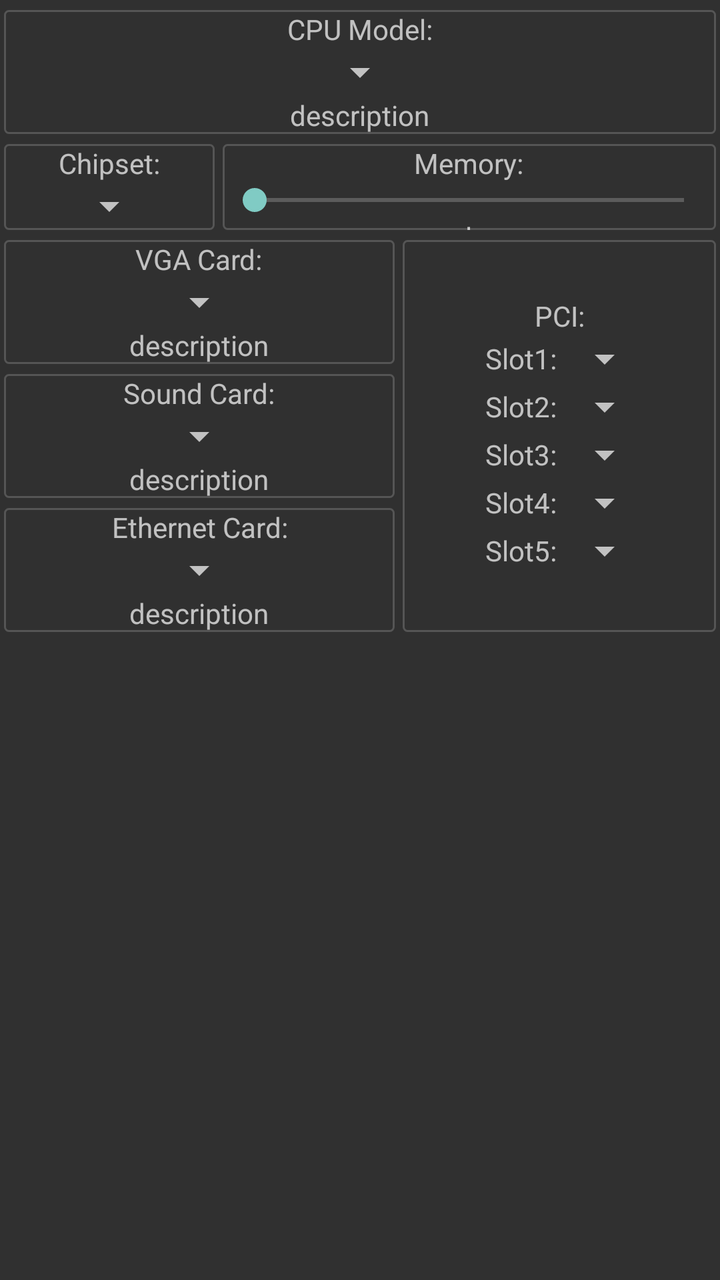
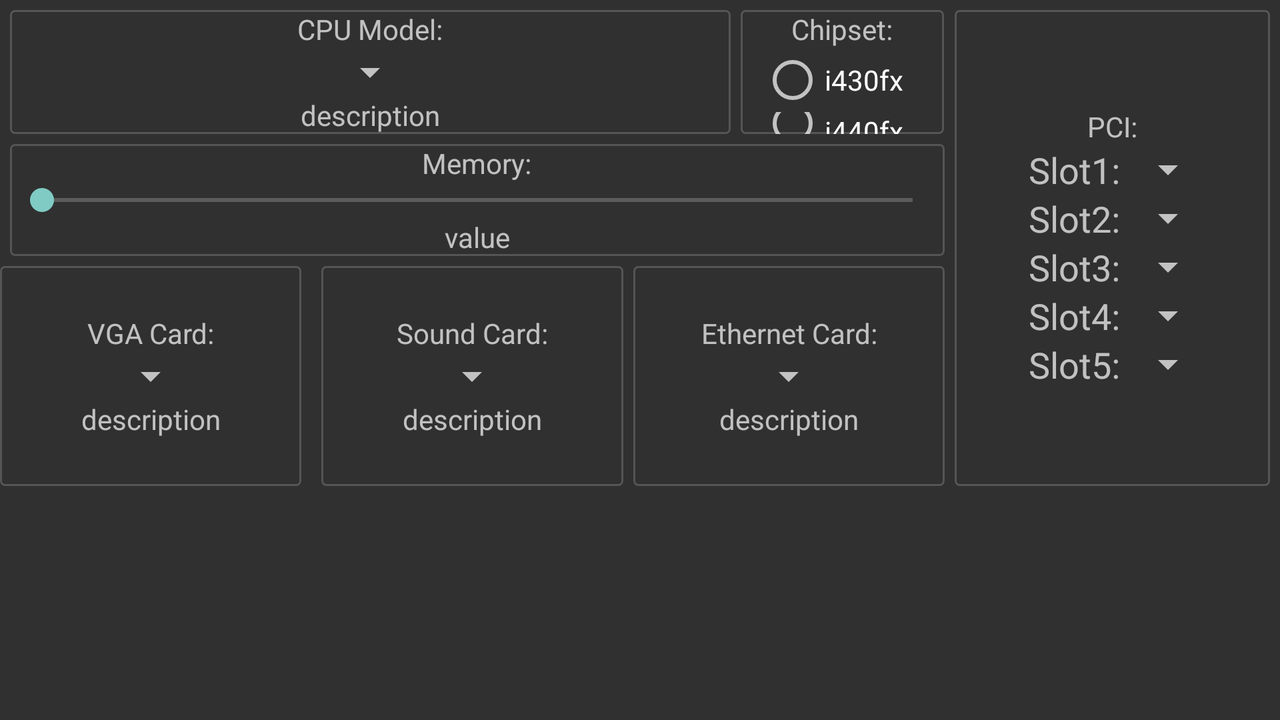

Two renders of one Android screen. The first uses the default layout on a phone; the second uses the alternative layout the repository ships for a different screen configuration, on a matching device. The two XML files are below.
<!-- AndroidManifest.xml: application theme AppTheme -->
<!-- res/layout/fragment_hardware.xml -->
<?xml version="1.0" encoding="utf-8"?>

<ScrollView xmlns:android="http://schemas.android.com/apk/res/android"
    android:layout_width="fill_parent"
    android:layout_height="fill_parent"
    android:gravity="center_horizontal"
    android:orientation="vertical">

    <LinearLayout
        android:layout_width="fill_parent"
        android:layout_height="wrap_content"
        android:gravity="center_horizontal"
        android:orientation="vertical">

        <LinearLayout
            android:id="@+id/cpuLayout"
            android:layout_width="match_parent"
            android:layout_height="wrap_content"
            android:layout_marginTop="5dp"
            android:layout_marginLeft="2dp"
            android:layout_marginRight="2dp"
            android:background="@drawable/my_border"
            android:gravity="center_vertical|center_horizontal"
            android:orientation="vertical">

            <TextView
                android:layout_width="wrap_content"
                android:layout_height="wrap_content"
                android:text="@string/cpu_model"
                android:textAppearance="?android:attr/textAppearanceSmall" />

            <Spinner
                android:id="@+id/hardwareSpinnerCpuModel"
                android:layout_width="wrap_content"
                android:layout_height="wrap_content"
                android:gravity="center_horizontal"
                android:padding="0dp" />

            <TextView
                android:id="@+id/hardwareTextViewCpuDesc"
                android:layout_width="wrap_content"
                android:layout_height="wrap_content"
                android:layout_marginLeft="5dp"
                android:layout_marginRight="5dp"
                android:text="@string/description" />

        </LinearLayout>

        <LinearLayout
            android:layout_width="match_parent"
            android:layout_height="wrap_content"
            android:layout_marginTop="5dp"
            android:weightSum="1.0"
            android:gravity="center_vertical|center_horizontal"
            android:orientation="horizontal">

            <LinearLayout
                android:id="@+id/chipsetLayout"
                android:layout_width="0dp"
                android:layout_height="wrap_content"
                android:layout_weight="0.30"
                android:layout_marginLeft="2dp"
                android:layout_marginRight="2dp"
                android:background="@drawable/my_border"
                android:gravity="center_vertical|center_horizontal"
                android:orientation="vertical">

                <TextView
                    android:layout_width="wrap_content"
                    android:layout_height="wrap_content"
                    android:text="@string/chipset" />

                <Spinner
                    android:id="@+id/hardwareSpinnerChipset"
                    android:layout_width="wrap_content"
                    android:layout_height="wrap_content"
                    android:padding="0dp" />

            </LinearLayout>

            <LinearLayout
                android:id="@+id/memoryLayout"
                android:layout_width="0dp"
                android:layout_height="match_parent"
                android:layout_weight="0.70"
                android:layout_marginLeft="2dp"
                android:layout_marginRight="2dp"
                android:background="@drawable/my_border"
                android:gravity="center"
                android:orientation="vertical">

                <TextView
                    android:layout_width="wrap_content"
                    android:layout_height="wrap_content"
                    android:text="@string/memory" />

                <SeekBar
                    android:id="@+id/hardwareSeekBarMemory"
                    android:layout_width="match_parent"
                    android:layout_height="wrap_content"
                    android:max="127" />

                <TextView
                    android:id="@+id/hardwareTextViewMemory"
                    android:layout_width="wrap_content"
                    android:layout_height="wrap_content"
                    android:text="@string/value" />

            </LinearLayout>

        </LinearLayout>

        <LinearLayout
            android:layout_width="match_parent"
            android:layout_height="wrap_content"
            android:layout_marginTop="5dp"
            android:weightSum="1.0"
            android:orientation="horizontal"
            android:baselineAligned="false">

            <LinearLayout
                android:layout_width="0dp"
                android:layout_height="wrap_content"
                android:layout_weight="0.56"
                android:gravity="center"
                android:orientation="vertical">

                <LinearLayout
                    android:id="@+id/vgaLayout"
                    android:layout_width="match_parent"
                    android:layout_height="wrap_content"
                    android:layout_marginLeft="2dp"
                    android:layout_marginRight="2dp"
                    android:background="@drawable/my_border"
                    android:gravity="center"
                    android:orientation="vertical">

                    <TextView
                        android:layout_width="wrap_content"
                        android:layout_height="wrap_content"
                        android:gravity="center_horizontal"
                        android:text="@string/vga_card" />

                    <Spinner
                        android:id="@+id/hardwareSpinnerVga"
                        android:layout_width="wrap_content"
                        android:layout_height="wrap_content"
                        android:padding="0dp" />

                    <TextView
                        android:id="@+id/hardwareTextViewVgaDesc"
                        android:layout_width="wrap_content"
                        android:layout_height="wrap_content"
                        android:gravity="center"
                        android:text="@string/description" />

                </LinearLayout>

                <LinearLayout
                    android:id="@+id/soundLayout"
                    android:layout_width="match_parent"
                    android:layout_height="wrap_content"
                    android:layout_marginLeft="2dp"
                    android:layout_marginRight="2dp"
                    android:layout_marginTop="5dp"
                    android:background="@drawable/my_border"
                    android:gravity="center"
                    android:orientation="vertical">

                    <TextView
                        android:layout_width="wrap_content"
                        android:layout_height="wrap_content"
                        android:gravity="center_horizontal"
                        android:text="@string/sound_card" />

                    <Spinner
                        android:id="@+id/hardwareSpinnerSound"
                        android:layout_width="wrap_content"
                        android:layout_height="wrap_content"
                        android:padding="0dp" />

                    <TextView
                        android:id="@+id/hardwareTextViewSoundDesc"
                        android:layout_width="wrap_content"
                        android:layout_height="wrap_content"
                        android:gravity="center_horizontal"
                        android:text="@string/description" />

                </LinearLayout>

                <LinearLayout
                    android:id="@+id/ethernetLayout"
                    android:layout_width="match_parent"
                    android:layout_height="wrap_content"
                    android:layout_marginLeft="2dp"
                    android:layout_marginRight="2dp"
                    android:layout_marginTop="5dp"
                    android:background="@drawable/my_border"
                    android:gravity="center"
                    android:orientation="vertical">

                    <TextView
                        android:layout_width="wrap_content"
                        android:layout_height="wrap_content"
                        android:gravity="center_horizontal"
                        android:text="@string/ethernet_card" />

                    <Spinner
                        android:id="@+id/hardwareSpinnerEthernet"
                        android:layout_width="wrap_content"
                        android:layout_height="wrap_content"
                        android:padding="0dp" />

                    <TextView
                        android:id="@+id/hardwareTextViewEthernetDesc"
                        android:layout_width="wrap_content"
                        android:layout_height="wrap_content"
                        android:gravity="center_horizontal"
                        android:text="@string/description"
                        android:textAppearance="?android:attr/textAppearanceSmall" />

                </LinearLayout>

            </LinearLayout>

            <LinearLayout
                android:id="@+id/pciLayout"
                android:layout_width="0dp"
                android:layout_height="match_parent"
                android:layout_weight="0.44"
                android:layout_marginLeft="2dp"
                android:layout_marginRight="2dp"
                android:background="@drawable/my_border"
                android:gravity="center_vertical|center_horizontal"
                android:orientation="vertical">

                <TextView
                    android:layout_width="match_parent"
                    android:layout_height="wrap_content"
                    android:gravity="center_horizontal"
                    android:text="@string/pci" />

                <LinearLayout
                    android:layout_width="wrap_content"
                    android:layout_height="wrap_content"
                    android:layout_marginStart="5dp"
                    android:gravity="center_vertical"
                    android:orientation="horizontal">

                    <TextView
                        android:layout_width="wrap_content"
                        android:layout_height="wrap_content"
                        android:text="@string/slot1"
                        android:textAppearance="?android:attr/textAppearanceSmall" />

                    <Spinner
                        android:id="@+id/hardwareSpinnerSlot1"
                        android:layout_width="match_parent"
                        android:layout_height="wrap_content"
                        android:padding="0dp" />

                </LinearLayout>

                <LinearLayout
                    android:layout_width="wrap_content"
                    android:layout_height="wrap_content"
                    android:layout_marginStart="5dp"
                    android:gravity="center_vertical"
                    android:orientation="horizontal">

                    <TextView
                        android:layout_width="wrap_content"
                        android:layout_height="wrap_content"
                        android:text="@string/slot2"
                        android:textAppearance="?android:attr/textAppearanceSmall" />

                    <Spinner
                        android:id="@+id/hardwareSpinnerSlot2"
                        android:layout_width="wrap_content"
                        android:layout_height="wrap_content"
                        android:padding="0dp" />

                </LinearLayout>

                <LinearLayout
                    android:layout_width="wrap_content"
                    android:layout_height="wrap_content"
                    android:layout_marginStart="5dp"
                    android:gravity="center_vertical"
                    android:orientation="horizontal">

                    <TextView
                        android:layout_width="wrap_content"
                        android:layout_height="wrap_content"
                        android:text="@string/slot3"
                        android:textAppearance="?android:attr/textAppearanceSmall" />

                    <Spinner
                        android:id="@+id/hardwareSpinnerSlot3"
                        android:layout_width="wrap_content"
                        android:layout_height="wrap_content"
                        android:padding="0dp" />

                </LinearLayout>

                <LinearLayout
                    android:layout_width="wrap_content"
                    android:layout_height="wrap_content"
                    android:layout_marginStart="5dp"
                    android:gravity="center_vertical"
                    android:orientation="horizontal">

                    <TextView
                        android:layout_width="wrap_content"
                        android:layout_height="wrap_content"
                        android:text="@string/slot4"
                        android:textAppearance="?android:attr/textAppearanceSmall" />

                    <Spinner
                        android:id="@+id/hardwareSpinnerSlot4"
                        android:layout_width="wrap_content"
                        android:layout_height="wrap_content"
                        android:padding="0dp" />

                </LinearLayout>

                <LinearLayout
                    android:layout_width="wrap_content"
                    android:layout_height="wrap_content"
                    android:layout_marginStart="5dp"
                    android:gravity="center_vertical"
                    android:orientation="horizontal">

                    <TextView
                        android:layout_width="wrap_content"
                        android:layout_height="wrap_content"
                        android:text="@string/slot5"
                        android:textAppearance="?android:attr/textAppearanceSmall" />

                    <Spinner
                        android:id="@+id/hardwareSpinnerSlot5"
                        android:layout_width="wrap_content"
                        android:layout_height="wrap_content"
                        android:padding="0dp" />

                </LinearLayout>

            </LinearLayout>

        </LinearLayout>

    </LinearLayout>

</ScrollView>
<!-- resources referenced by this layout -->
<resources>
  <!-- drawable my_border (drawable-xxhdpi) -->
  <?xml version="1.0" encoding="utf-8"?>
  <shape xmlns:android="http://schemas.android.com/apk/res/android"
      android:shape="rectangle" >
  
      
      <stroke
          android:width="1dp"
          android:color="#555555" >
      </stroke>
  
      
      <corners
          android:radius="2dp"   >
      </corners>
  
  </shape>
  <string name="chipset">Chipset:</string>
  <string name="cpu_model">CPU Model:</string>
  <string name="description">description</string>
  <string name="ethernet_card">Ethernet Card:</string>
  <string name="memory">Memory:</string>
  <string name="pci">PCI:</string>
  <string name="slot1">Slot1:</string>
  <string name="slot2">Slot2:</string>
  <string name="slot3">Slot3:</string>
  <string name="slot4">Slot4:</string>
  <string name="slot5">Slot5:</string>
  <string name="sound_card">Sound Card:</string>
  <string name="value">value</string>
  <string name="vga_card">VGA Card:</string>
  <style name="AppTheme" parent="@style/Theme.AppCompat.NoActionBar">
  	</style>
</resources>
<!-- res/layout-land/fragment_hardware.xml (the repository's variant of the layout above) -->
<!-- drawn on the phone turned sideways -->
<?xml version="1.0" encoding="utf-8"?>
<ScrollView xmlns:android="http://schemas.android.com/apk/res/android"
    android:layout_width="fill_parent"
    android:layout_height="fill_parent"
    android:gravity="center_horizontal"
    android:orientation="vertical">

    <LinearLayout
        android:layout_width="match_parent"
        android:layout_height="wrap_content"
        android:weightSum="1.0"
        android:orientation="horizontal">

        <LinearLayout
            android:layout_width="0dp"
            android:layout_height="wrap_content"
            android:layout_weight="0.75"
            android:orientation="vertical">

            <LinearLayout
                android:layout_width="match_parent"
                android:layout_height="wrap_content"
                android:weightSum="1.0"
                android:orientation="horizontal">

                <LinearLayout
                    android:id="@+id/cpuLayout"
                    android:layout_width="0dp"
                    android:layout_height="wrap_content"
                    android:layout_weight="0.78"
                    android:layout_marginStart="5dp"
                    android:layout_marginTop="5dp"
                    android:background="@drawable/my_border"
                    android:gravity="center_vertical|center_horizontal"
                    android:orientation="vertical">

                    <TextView
                        android:layout_width="wrap_content"
                        android:layout_height="wrap_content"
                        android:text="@string/cpu_model"
                        android:textAppearance="?android:attr/textAppearanceSmall" />

                    <Spinner
                        android:id="@+id/hardwareSpinnerCpuModel"
                        android:layout_width="wrap_content"
                        android:layout_height="wrap_content"
                        android:gravity="center_horizontal"
                        android:padding="0dp" />

                    <TextView
                        android:id="@+id/hardwareTextViewCpuDesc"
                        android:layout_width="wrap_content"
                        android:layout_height="wrap_content"
                        android:layout_marginLeft="5dp"
                        android:layout_marginRight="5dp"
                        android:text="@string/description" />

                </LinearLayout>

                <RadioGroup
                    android:id="@+id/chipsetLayout"
                    android:layout_width="0dp"
                    android:layout_height="match_parent"
                    android:layout_weight="0.22"
                    android:layout_marginStart="5dp"
                    android:layout_marginTop="5dp"
                    android:background="@drawable/my_border"
                    android:gravity="center_vertical|center_horizontal"
                    android:orientation="vertical">

                    <TextView
                        android:layout_width="wrap_content"
                        android:layout_height="wrap_content"
                        android:text="@string/chipset" />

                    <RadioButton
                        android:id="@+id/hardwareRadioButtonI430fx"
                        android:layout_width="wrap_content"
                        android:layout_height="wrap_content"
                        android:layout_marginEnd="5dp"
                        android:text="@string/i430fx" />

                    <RadioButton
                        android:id="@+id/hardwareRadioButtonI440fx"
                        android:layout_width="wrap_content"
                        android:layout_height="wrap_content"
                        android:layout_marginEnd="5dp"
                        android:text="@string/i440fx" />

                </RadioGroup>

            </LinearLayout>
			
			<LinearLayout
                android:id="@+id/memoryLayout"
                android:layout_width="match_parent"
                android:layout_height="wrap_content"
                android:layout_marginStart="5dp"
                android:layout_marginTop="5dp"
                android:background="@drawable/my_border"
                android:gravity="center_horizontal"
                android:orientation="vertical">

                <TextView
                    android:layout_width="wrap_content"
                    android:layout_height="wrap_content"
                    android:text="@string/memory" />

                <SeekBar
                    android:id="@+id/hardwareSeekBarMemory"
                    android:layout_width="match_parent"
                    android:layout_height="wrap_content"
                    android:max="127" />

                <TextView
                    android:id="@+id/hardwareTextViewMemory"
                    android:layout_width="wrap_content"
                    android:layout_height="wrap_content"
                    android:text="@string/value" />

            </LinearLayout>

            <LinearLayout
                android:layout_width="match_parent"
                android:layout_height="wrap_content"
                android:weightSum="1.0"
                android:orientation="horizontal"
                android:baselineAligned="false">

                <LinearLayout
                    android:id="@+id/vgaLayout"
                    android:layout_width="0dp"
                    android:layout_height="110dp"
                    android:layout_weight="0.33"
                    android:layout_marginEnd="5dp"
                    android:layout_marginTop="5dp"
                    android:background="@drawable/my_border"
                    android:gravity="center"
                    android:orientation="vertical">

                    <TextView
                        android:layout_width="match_parent"
                        android:layout_height="wrap_content"
                        android:gravity="center_horizontal"
                        android:text="@string/vga_card" />

                    <Spinner
                        android:id="@+id/hardwareSpinnerVga"
                        android:layout_width="wrap_content"
                        android:layout_height="wrap_content"
                        android:padding="0dp" />

                    <TextView
                        android:id="@+id/hardwareTextViewVgaDesc"
                        android:layout_width="match_parent"
                        android:layout_height="wrap_content"
                        android:gravity="center"
                        android:text="@string/description" />

                </LinearLayout>

                <LinearLayout
                    android:id="@+id/soundLayout"
                    android:layout_width="0dp"
                    android:layout_height="110dp"
                    android:layout_weight="0.33"
                    android:layout_marginStart="5dp"
                    android:layout_marginTop="5dp"
                    android:background="@drawable/my_border"
                    android:gravity="center"
                    android:orientation="vertical">

                    <TextView
                        android:layout_width="match_parent"
                        android:layout_height="wrap_content"
                        android:gravity="center_horizontal"
                        android:text="@string/sound_card" />

                    <Spinner
                        android:id="@+id/hardwareSpinnerSound"
                        android:layout_width="wrap_content"
                        android:layout_height="wrap_content"
                        android:padding="0dp" />

                    <TextView
                        android:id="@+id/hardwareTextViewSoundDesc"
                        android:layout_width="match_parent"
                        android:layout_height="wrap_content"
                        android:gravity="center"
                        android:text="@string/description" />

                </LinearLayout>

                <LinearLayout
                    android:id="@+id/ethernetLayout"
                    android:layout_width="0dp"
                    android:layout_height="110dp"
                    android:layout_weight="0.34"
                    android:layout_marginStart="5dp"
                    android:layout_marginTop="5dp"
                    android:background="@drawable/my_border"
                    android:gravity="center"
                    android:orientation="vertical">

                    <TextView
                        android:layout_width="match_parent"
                        android:layout_height="wrap_content"
                        android:gravity="center_horizontal"
                        android:text="@string/ethernet_card" />

                    <Spinner
                        android:id="@+id/hardwareSpinnerEthernet"
                        android:layout_width="wrap_content"
                        android:layout_height="wrap_content"
                        android:padding="0dp" />

                    <TextView
                        android:id="@+id/hardwareTextViewEthernetDesc"
                        android:layout_width="match_parent"
                        android:layout_height="wrap_content"
                        android:gravity="center_horizontal"
                        android:text="@string/description"
                        android:textAppearance="?android:attr/textAppearanceSmall" />

                </LinearLayout>

            </LinearLayout>

        </LinearLayout>

        <LinearLayout
            android:id="@+id/pciLayout"
            android:layout_width="0dp"
            android:layout_height="match_parent"
            android:layout_weight="0.25"
            android:layout_marginLeft="5dp"
            android:layout_marginRight="5dp"
            android:layout_marginTop="5dp"
            android:background="@drawable/my_border"
            android:gravity="center_vertical|center_horizontal"
            android:orientation="vertical">

            <TextView
                android:layout_width="match_parent"
                android:layout_height="wrap_content"
                android:gravity="center_horizontal"
                android:text="@string/pci" />

            <LinearLayout
                android:layout_width="wrap_content"
                android:layout_height="wrap_content"
                android:layout_marginStart="5dp"
                android:gravity="center_vertical"
                android:orientation="horizontal">

                <TextView
                    android:layout_width="wrap_content"
                    android:layout_height="wrap_content"
                    android:text="@string/slot1"
                    android:textAppearance="?android:attr/textAppearanceMedium" />

                <Spinner
                    android:id="@+id/hardwareSpinnerSlot1"
                    android:layout_width="match_parent"
                    android:layout_height="wrap_content"
                    android:padding="0dp" />

            </LinearLayout>

            <LinearLayout
                android:layout_width="wrap_content"
                android:layout_height="wrap_content"
                android:layout_marginStart="5dp"
                android:gravity="center_vertical"
                android:orientation="horizontal">

                <TextView
                    android:layout_width="wrap_content"
                    android:layout_height="wrap_content"
                    android:text="@string/slot2"
                    android:textAppearance="?android:attr/textAppearanceMedium" />

                <Spinner
                    android:id="@+id/hardwareSpinnerSlot2"
                    android:layout_width="wrap_content"
                    android:layout_height="wrap_content"
                    android:padding="0dp" />

            </LinearLayout>

            <LinearLayout
                android:layout_width="wrap_content"
                android:layout_height="wrap_content"
                android:layout_marginStart="5dp"
                android:gravity="center_vertical"
                android:orientation="horizontal">

                <TextView
                    android:layout_width="wrap_content"
                    android:layout_height="wrap_content"
                    android:text="@string/slot3"
                    android:textAppearance="?android:attr/textAppearanceMedium" />

                <Spinner
                    android:id="@+id/hardwareSpinnerSlot3"
                    android:layout_width="wrap_content"
                    android:layout_height="wrap_content"
                    android:padding="0dp" />

            </LinearLayout>

            <LinearLayout
                android:layout_width="wrap_content"
                android:layout_height="wrap_content"
                android:layout_marginStart="5dp"
                android:gravity="center_vertical"
                android:orientation="horizontal">

                <TextView
                    android:layout_width="wrap_content"
                    android:layout_height="wrap_content"
                    android:text="@string/slot4"
                    android:textAppearance="?android:attr/textAppearanceMedium" />

                <Spinner
                    android:id="@+id/hardwareSpinnerSlot4"
                    android:layout_width="wrap_content"
                    android:layout_height="wrap_content"
                    android:padding="0dp" />

            </LinearLayout>

            <LinearLayout
                android:layout_width="wrap_content"
                android:layout_height="wrap_content"
                android:layout_marginStart="5dp"
                android:gravity="center_vertical"
                android:orientation="horizontal">

                <TextView
                    android:layout_width="wrap_content"
                    android:layout_height="wrap_content"
                    android:text="@string/slot5"
                    android:textAppearance="?android:attr/textAppearanceMedium" />

                <Spinner
                    android:id="@+id/hardwareSpinnerSlot5"
                    android:layout_width="wrap_content"
                    android:layout_height="wrap_content"
                    android:padding="0dp" />

            </LinearLayout>

        </LinearLayout>

    </LinearLayout>

</ScrollView>
<!-- resources referenced by the variant -->
<!-- as the phone turned sideways resolves them -->
<resources>
  <!-- drawable my_border (drawable-xxhdpi) -->
  <?xml version="1.0" encoding="utf-8"?>
  <shape xmlns:android="http://schemas.android.com/apk/res/android"
      android:shape="rectangle" >
  
      
      <stroke
          android:width="1dp"
          android:color="#555555" >
      </stroke>
  
      
      <corners
          android:radius="2dp"   >
      </corners>
  
  </shape>
  <string name="chipset">Chipset:</string>
  <string name="cpu_model">CPU Model:</string>
  <string name="description">description</string>
  <string name="ethernet_card">Ethernet Card:</string>
  <string name="i430fx">i430fx</string>
  <string name="i440fx">i440fx</string>
  <string name="memory">Memory:</string>
  <string name="pci">PCI:</string>
  <string name="slot1">Slot1:</string>
  <string name="slot2">Slot2:</string>
  <string name="slot3">Slot3:</string>
  <string name="slot4">Slot4:</string>
  <string name="slot5">Slot5:</string>
  <string name="sound_card">Sound Card:</string>
  <string name="value">value</string>
  <string name="vga_card">VGA Card:</string>
  <style name="AppTheme" parent="@style/Theme.AppCompat.NoActionBar">
  	</style>
</resources>
